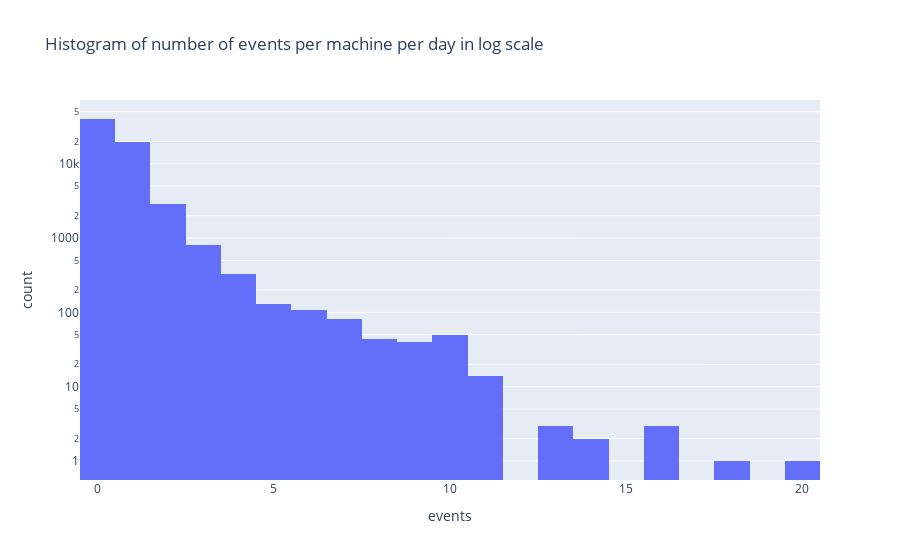

This figure's notebook cell:
### Code cell
import plotly.express as px
fig = px.histogram(cleaned_df, x="events", log_y=True, title="Histogram of number of events per machine per day in log scale")
fig.show()

### Figure 1 — Plotly figure (JSON) as saved in the notebook; plotly's stock layout.template omitted (floating-point values rounded to 4 significant figures; data arrays with more than 128 entries replaced by an {"elided": "..."} marker saying what was removed)
{"data": [{"alignmentgroup": "True", "bingroup": "x", "hovertemplate": "events=%{x}<br>count=%{y}<extra></extra>", "legendgroup": "", "marker": {"color": "#636efa", "pattern": {"shape": ""}}, "name": "", "offsetgroup": "", "orientation": "v", "showlegend": false, "type": "histogram", "x": {"elided": "63978 int values"}, "xaxis": "x", "yaxis": "y"}], "layout": {"barmode": "relative", "legend": {"tracegroupgap": 0}, "title": {"text": "Histogram of number of events per machine per day in log scale"}, "xaxis": {"anchor": "y", "domain": [0, 1], "title": {"text": "events"}}, "yaxis": {"anchor": "x", "domain": [0, 1], "title": {"text": "count"}, "type": "log"}}}
